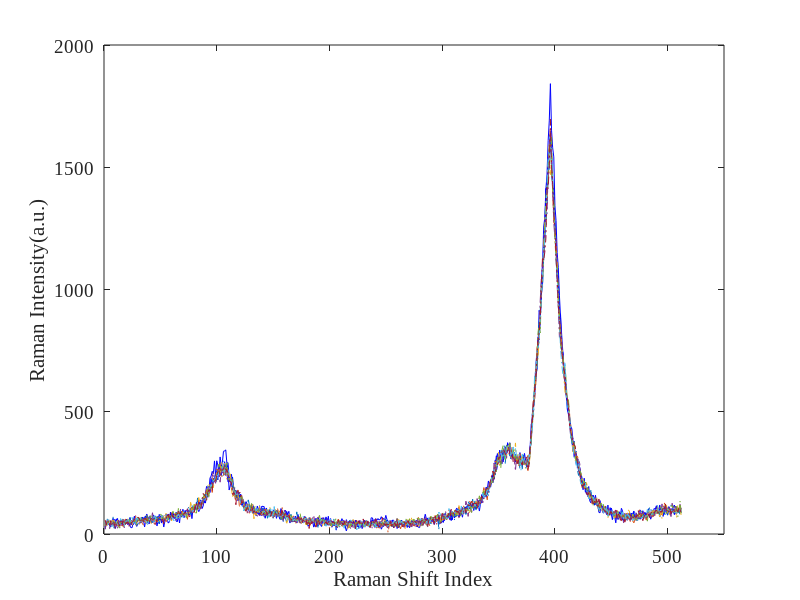
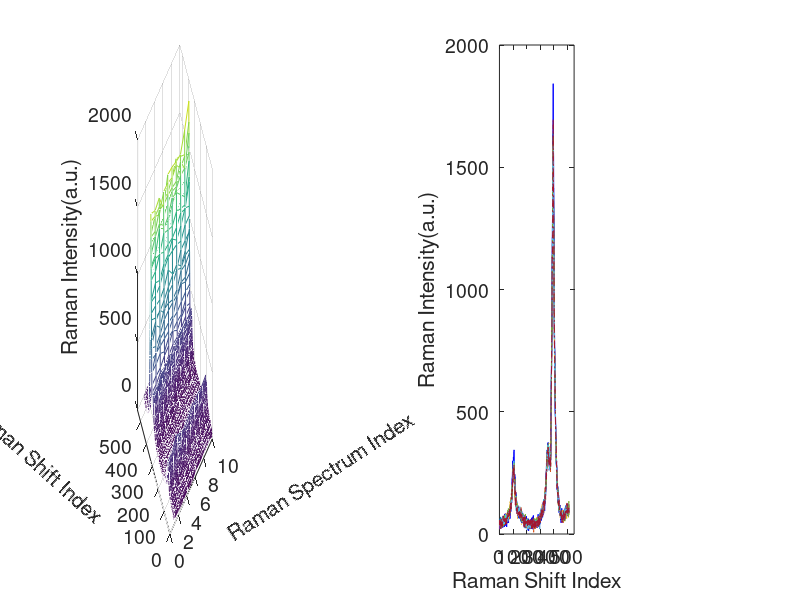

MATLAB code to generate these figures, in order: (Note: this script raises an error after producing the figures.)
%% 1.1 Generate simulation dataset based on idealcurve
clear;clc;close all;
load('idealcurve2.mat')
num_p = 10; % number of points =10;
num_x = 512; % number of Raman Shift;
xtemp = 1:20; ytemp = 0.2-0.001*(xtemp-10).^2;
% figure, plot(xtemp,ytemp)
ran_temp3 = [zeros(93,1);ytemp';zeros(num_x-93-20,1)];
ran_temp6 = [zeros(236,1);3*ytemp';zeros(num_x-236-20,1)];
ran_temp10 = [zeros(388,1);0.4*ytemp';zeros(num_x-388-20,1)];
raneff_temp = [zeros(num_x,2),ran_temp3,zeros(num_x,2),ran_temp6,zeros(num_x,3),ran_temp10];
fixeff = repmat(idealcurve2,1,num_p);
raneff = fixeff.*raneff_temp;
fixraneff = fixeff + raneff;

% figure, subplot(211),mesh(fixraneff)
%         subplot(212),plot(fixraneff)
% figure, plot(raneff)
MU=zeros(512,1);
for i = 1:num_p
SIGMA=diag(fixraneff(:,i).*1+42);
noise(:,i)=mvnrnd(MU,SIGMA,1)';
end
ramany = fixraneff + noise; 


figure
plot(ramany(:,[3,6,10]),'-b'),xlim([0,550]);
        set(gca,'FontSize',16,'FontName','Times New Roman')
        xlabel('Raman Shift Index'),ylabel('Raman Intensity(a.u.)'),hold on,
        plot(ramany(:,[1:2,4:5,7:9]),'-.'),set(gca,'FontSize',14)


figure, subplot(121),mesh(ramany),set(gca,'FontSize',14)
    x1=xlabel('Raman Spectrum Index');
    x2=ylabel('Raman Shift Index');
    ylim([0,550]);
    x3=zlabel('Raman Intensity(a.u.)');
    set(x1,'Rotation',33)
    set(x2,'Rotation',-42)
        subplot(122),plot(ramany(:,[3,6,10]),'-b'),xlim([0,550]);
        set(gca,'FontSize',14)
        xlabel('Raman Shift Index'),ylabel('Raman Intensity(a.u.)'),hold on,
        plot(ramany(:,[1:2,4:5,7:9]),'-.'),set(gca,'FontSize',14)
clc;

mx = repmat(sort(rand(num_p,1)),1,num_x); my = repmat(rand(num_p,1),1,num_x);
% figure, plot(mx,my,'*'), title('Measurement points')
ramanx = repmat(linspace(0,1,num_x)',1,num_p);
S = table; % Create table
S.measurex = reshape(mx',num_p*num_x,[]);  % similated measurement coordinate x
S.measurey = reshape(my',num_p*num_x,[]);  % similated measurement coordinate y
S.ramanx = reshape(ramanx,num_p*num_x,[]); % similated Raman shift
S.ramany = reshape(ramany,num_p*num_x,[]); % similated Raman intensity
clearvars -except S num_x num_p SIGMA raneff noise
% S = [S.measurex,S.measurey,S.ramanx,S.ramany]